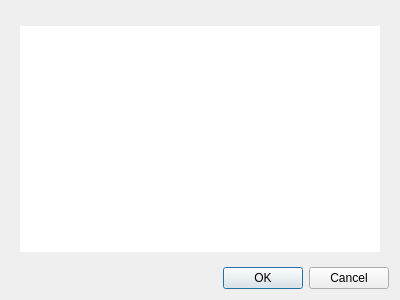
<?xml version="1.0" encoding="UTF-8"?>
<ui version="4.0">
 <class>MultipleLayoutSelectionDialog</class>
 <widget class="QDialog" name="MultipleLayoutSelectionDialog">
  <property name="geometry">
   <rect>
    <x>0</x>
    <y>0</y>
    <width>400</width>
    <height>300</height>
   </rect>
  </property>
  <property name="windowTitle">
   <string>Dialog</string>
  </property>
  <layout class="QVBoxLayout" name="verticalLayout">
   <item>
    <widget class="QWidget" name="widget" native="true">
     <layout class="QVBoxLayout" name="verticalLayout_2">
      <item>
       <widget class="nx::client::desktop::SearchLineEdit" name="searchLineEdit" native="true"/>
      </item>
      <item>
       <widget class="nx::client::desktop::node_view::ResourceNodeView" name="layoutsTree">
        <property name="sizePolicy">
         <sizepolicy hsizetype="MinimumExpanding" vsizetype="MinimumExpanding">
          <horstretch>0</horstretch>
          <verstretch>0</verstretch>
         </sizepolicy>
        </property>
        <property name="frameShape">
         <enum>QFrame::NoFrame</enum>
        </property>
        <property name="verticalScrollBarPolicy">
         <enum>Qt::ScrollBarAlwaysOff</enum>
        </property>
        <property name="horizontalScrollBarPolicy">
         <enum>Qt::ScrollBarAlwaysOff</enum>
        </property>
        <property name="sizeAdjustPolicy">
         <enum>QAbstractScrollArea::AdjustToContents</enum>
        </property>
        <property name="editTriggers">
         <set>QAbstractItemView::NoEditTriggers</set>
        </property>
        <property name="selectionMode">
         <enum>QAbstractItemView::ExtendedSelection</enum>
        </property>
        <property name="selectionBehavior">
         <enum>QAbstractItemView::SelectRows</enum>
        </property>
        <property name="uniformRowHeights">
         <bool>true</bool>
        </property>
        <property name="allColumnsShowFocus">
         <bool>true</bool>
        </property>
        <attribute name="headerVisible">
         <bool>false</bool>
        </attribute>
       </widget>
      </item>
     </layout>
    </widget>
   </item>
   <item>
    <widget class="QDialogButtonBox" name="buttonBox">
     <property name="standardButtons">
      <set>QDialogButtonBox::Cancel|QDialogButtonBox::Ok</set>
     </property>
    </widget>
   </item>
  </layout>
 </widget>
 <customwidgets>
  <customwidget>
   <class>nx::client::desktop::TreeView</class>
   <extends>QTreeView</extends>
   <header location="global">nx/client/desktop/common/widgets/tree_view.h</header>
  </customwidget>
  <customwidget>
   <class>nx::client::desktop::node_view::ResourceNodeView</class>
   <extends>nx::client::desktop::node_view::SelectionNodeView</extends>
   <header location="global">nx/client/desktop/node_view/resource_node_view/resource_node_view.h</header>
  </customwidget>
  <customwidget>
   <class>nx::client::desktop::node_view::SelectionNodeView</class>
   <extends>nx::client::desktop::node_view::NodeView</extends>
   <header location="global">nx/client/desktop/node_view/selection_node_view/selection_node_view.h</header>
  </customwidget>
  <customwidget>
   <class>nx::client::desktop::node_view::NodeView</class>
   <extends>nx::client::desktop::TreeView</extends>
   <header location="global">nx/client/desktop/node_view/node_view/node_view.h</header>
  </customwidget>
  <customwidget>
   <class>nx::client::desktop::SearchLineEdit</class>
   <extends>QWidget</extends>
   <header location="global">nx/client/desktop/common/widgets/search_line_edit.h</header>
   <container>1</container>
  </customwidget>
 </customwidgets>
 <resources/>
 <connections/>
</ui>
